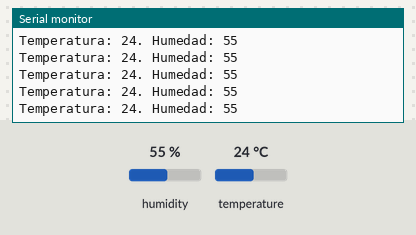
Recording of a sketch running on a simulated Arduino Uno, built with avr-gcc and run on an emulated ATmega328P. On the bench: the last lines printed to the serial monitor. Inputs (shaded band) come from the test bench; at power-on: humidity 55 %, temperature 24 °C.

Above: at 2.8 s.
2.9 s: humidity set to 22 %
At 4.5 s:
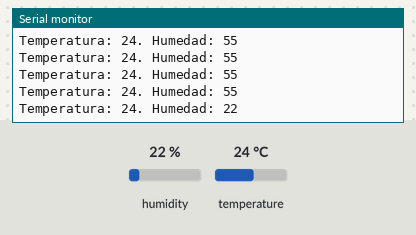
5.6 s: temperature set to 12 °C
At 6.0 s:
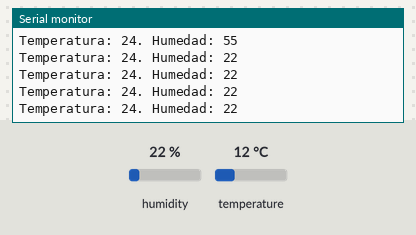
11.6 s: humidity set to 40 %
At 12.1 s:
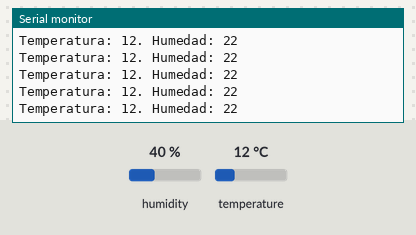
Timing chart, 0 to 14.6 s (numbered marks = the images above; inputs shaded):
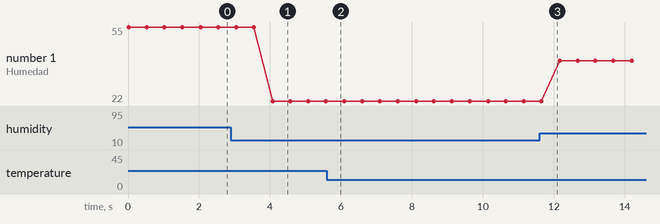

The sketch:

SensorHumedad.ino
```cpp
#include <DHT.h>
#include <DHT_U.h>

int sensor = 2;
int temp;
int humedad;

DHT dht (sensor, DHT11);

void setup() {
  Serial.begin(9600);
  dht.begin();
}

void loop() {
  temp = dht.readTemperature();
  humedad = dht.readHumidity();
  Serial.print("Temperatura: ");
  Serial.print(temp);
  Serial.print(". Humedad: ");
  Serial.println(humedad);
  delay(500);
}
```

Measured:
- after the input at 2.9 s, the serial monitor: prints a new line after 1.2 s (image 1)
- plotted number 1: 55 → 22 after the input at 2.9 s, 22 → 40 after the input at 11.6 s
